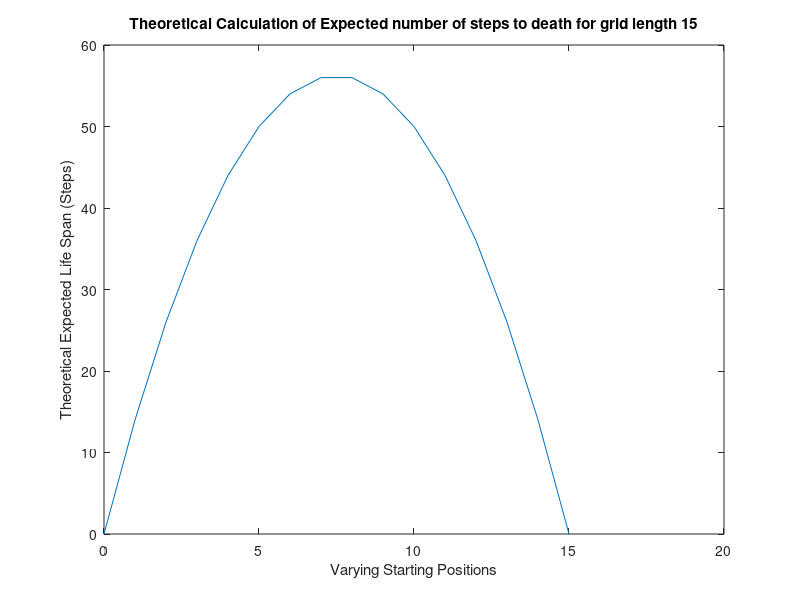

Recreate this plot in MATLAB.

E_m = @(m, n) m * (n - m);

grid_length = 15;

life_expectancy_lst = zeros(1, grid_length + 1);

for position = (0:grid_length)
    life_expectancy_lst(position + 1) = E_m(position, grid_length);
end

plot((0:grid_length), life_expectancy_lst)

xlabel("Varying Starting Positions")
ylabel("Theoretical Expected Life Span (Steps)")

title(sprintf("Theoretical Calculation of Expected number of steps to death for grid length %d", grid_length))
